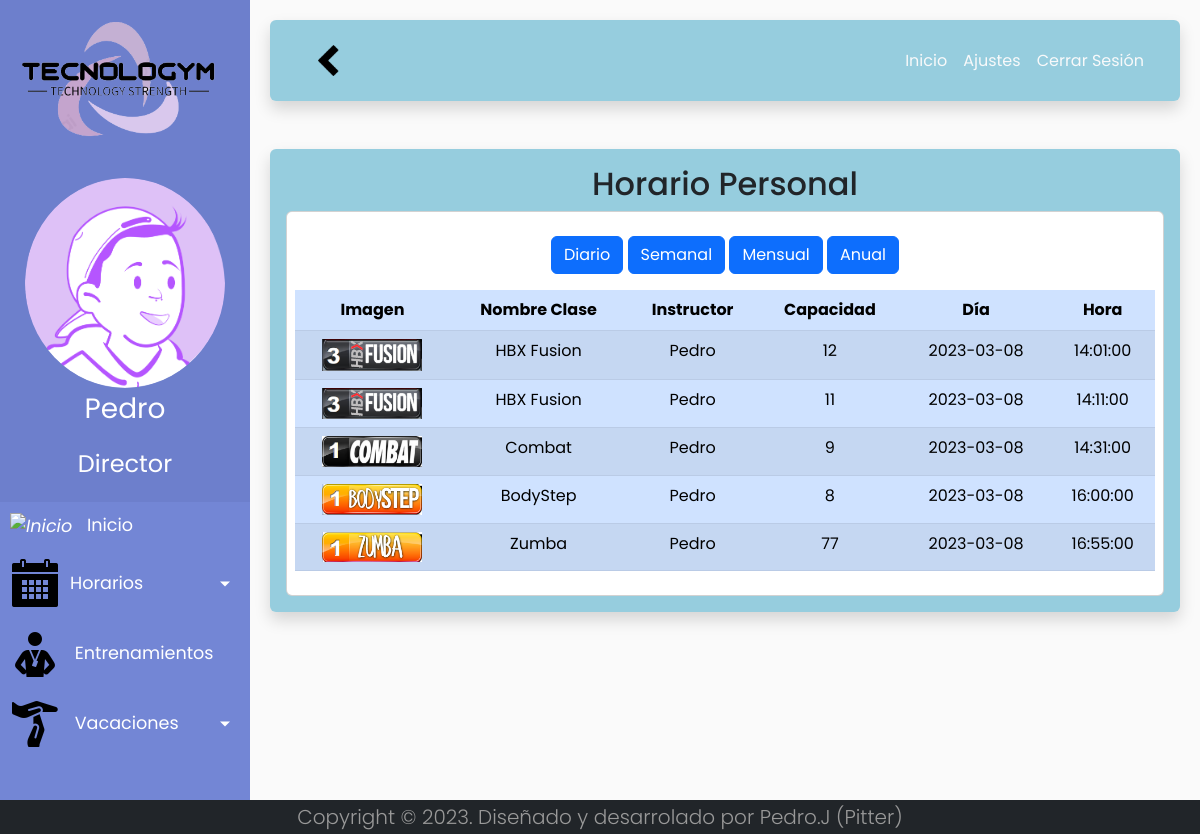
The page /c_Schedule/showPersonalSchedule (signed in) on the database its author committed.
### tables this page shows
CREATE TABLE `person` (
  `id_person` int(11) NOT NULL,
  `name` varchar(70) NOT NULL,
  `lastname` varchar(70) NOT NULL,
  `user` varchar(70) DEFAULT NULL,
  `password` varchar(255) DEFAULT NULL,
  `email` varchar(70) NOT NULL,
  `phone` varchar(9) NOT NULL,
  `avatar` varchar(255) DEFAULT NULL
);

### config/core/Controller.php (called while the page is built, shortened)
<?php
abstract class Controller
{
    protected function loadView($view, $params = array())
    {
        return new View($view, $params);
    }
    protected function loadModel($model)
    {
        if (is_file(ROOT . PATH_MODELS . $model . ".php")) {
            return new $model();
        } else {
            throw new Exception("Error, model does not exist");
        }
    }
}
?>

### app/controllers/c_Schedule.php (called while the page is built, shortened)
<?php
class c_Schedule extends Controller
{
    private $m_schedule;
    public function __construct()
    {
        $this->m_schedule = $this->loadModel("m_Schedule");
    }
    public function showPersonalSchedule($calendar="today")
    {
        $datos["personalSchedule"] = $this->m_schedule->showPersonalSchedule($_SESSION['session']['id_person'],$calendar);
        $contenido = "v_PersonalSchedule";
        $this->loadView($contenido, $datos);
    }
}

### config/core/Model.php (called while the page is built, shortened)
<?php
class Model
{
    private $host = DB_HOST;
    private $user = DB_USER;
    private $pass = DB_PASS;
    private $dbname = DB_NAME;
    private $dbh;
    private $stmt;
    function __construct()
    {
        $dsn = 'mysql:host=' . $this->host . ';dbname=' . $this->dbname;
        $options = array(
            PDO::ATTR_PERSISTENT => true,
            PDO::ATTR_ERRMODE => PDO::ERRMODE_EXCEPTION,
            PDO::MYSQL_ATTR_INIT_COMMAND => 'SET NAMES utf8'
        );
        try {
            $this->dbh = new PDO($dsn, $this->user, $this->pass, $options);
        } catch (PDOException $e) {
            $this->error = $e->getMessage();
        }
    }
    public function consult($query)
    {
        $this->stmt = $this->dbh->prepare($query);
    }
    public function link($param, $value, $type = null)
    {
        if (is_null($type)) {
            switch (true) {
                case is_int($value):
                    $type = PDO::PARAM_INT;
                    break;
            }
        }
        $this->stmt->bindValue($param, $value, $type);
    }
    public function launch()
    {
        return $this->stmt->execute();
    }
    public function result()
    {
        $this->launch();
        return $this->stmt->fetchAll(PDO::FETCH_ASSOC);
    }
}
?>

### app/models/m_Schedule.php (called while the page is built, shortened)
<?php
class m_Schedule extends Model
{
    public function showPersonalSchedule($id_person, $calendar)
    {
        switch ($calendar[1]) {
            default:
                $snt = "SELECT DISTINCT img, name, name_skill, level, capacity, day, hour FROM `class` INNER JOIN skill ON skill.id_skill = class.id_skill INNER JOIN worker ON worker.id_worker = class.id_worker INNER JOIN person ON worker.id_person = person.id_person WHERE person.id_person = :id_person AND CURDATE() = day ORDER BY day, hour";
                $this->consult($snt);
                $this->link(":id_person", $id_person);
                return $this->result();
                break;
        }
    }
}

### app/views/v_PersonalSchedule.php (the view)
<div class="row-6 fondo-2 shadow p-3 mb-5 rounded">
    <h2 class="text-center">Horario Personal</h2>
    <div class="card">
        <div class="table-responsive-sm m-2">
            <div class="card-body text-center">
                <a class="btn btn-primary" href="<?= BASE_URL ?>c_Schedule/showPersonalSchedule//today" role="button">Diario</a>
                <a class="btn btn-primary" href="<?= BASE_URL ?>c_Schedule/showPersonalSchedule//week" role="button">Semanal</a>
                <a class="btn btn-primary" href="<?= BASE_URL ?>c_Schedule/showPersonalSchedule//month" role="button">Mensual</a>
                <a class="btn btn-primary" href="<?= BASE_URL ?>c_Schedule/showPersonalSchedule//year" role="button">Anual</a>
            </div>
            <table class="table table-primary table-striped table-hover">
                <thead>
                    <tr class="text-center">
                        <th scope="col">Imagen</th>
                        <th scope="col">Nombre Clase</th>
                        <th scope="col">Instructor</th>
                        <th scope="col">Capacidad</th>
                        <th scope="col">Día</th>
                        <th scope="col">Hora</th>
                    </tr>
                </thead>
                <tbody>
                    <?php foreach ($personalSchedule as $class) : ?>
                        <tr class="text-center">
                            <td scope="row"><img width="100" src="<?= BASE_URL . IMG_URL . $class['img'] ?>"></td>
                            <td scope="row"><?= $class['name_skill'] ?></td>
                            <td scope="row"><?= $class['name'] ?></td>
                            <td scope="row"><?= $class['capacity'] ?></td>
                            <td scope="row"><?= $class['day'] ?></td>
                            <td scope="row"><?= $class['hour'] ?></td>
                        </tr>
                    <?php endforeach ?>
                </tbody>
            </table>
        </div>
    </div>
</div>

### app/views/css/v_index.css (style rules this page uses)
body { font-family: "Poppins", sans-serif; background: #fafafa; }
a, a:hover, a:focus { color: inherit; text-decoration: none; transition: all 0.3s; }
.fondo-2 { background-color: #289bbe7a; }

### rows shown on the page
person: shows a picture, name_skill "HBX Fusion", name "Pedro", capacity "12", day "2023-03-08", hour "14:01:00", capacity "11", hour "14:11:00", name_skill "Combat", capacity "9", hour "14:31:00", name_skill "BodyStep", capacity "8", hour "16:00:00", name_skill "Zumba", capacity "77", hour "16:55:00"

### other values the page prints
$_SESSION['session']['name'] "Pedro"
$_SESSION['session']['role'] "Director"
